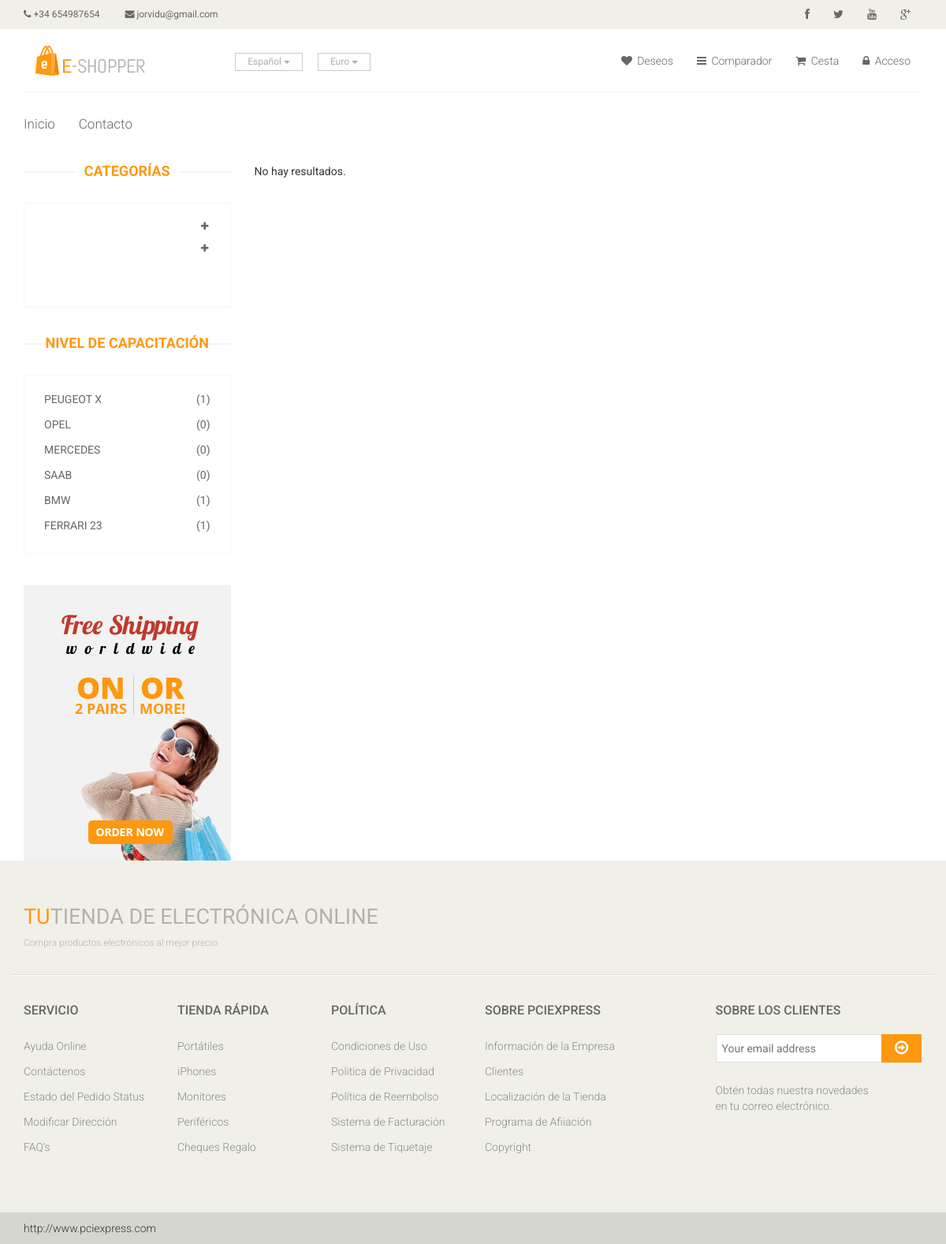
Screenshot of /categoria.php with the database file from the repository.
### tables this page shows
CREATE TABLE `tblidioma` (
  `idIdioma` int(11) NOT NULL AUTO_INCREMENT,
  `strIdioma` varchar(20) NOT NULL,
  PRIMARY KEY (`idIdioma`)
);

CREATE TABLE `tblmoneda` (
  `idMoneda` int(11) NOT NULL AUTO_INCREMENT,
  `strNombre` varchar(50) NOT NULL,
  `dblValor` double NOT NULL,
  `intPrincipal` int(11) NOT NULL,
  `strSimbolo` varchar(10) NOT NULL,
  `strCodificacion` varchar(10) NOT NULL,
  `strHTML` varchar(10) DEFAULT NULL,
  PRIMARY KEY (`idMoneda`)
);

CREATE TABLE IF NOT EXISTS `tblcategoria` (
  `idCategoria` int(11) NOT NULL AUTO_INCREMENT,
  `strNombre` varchar(50) NOT NULL,
  `intEstado` int(11) NOT NULL,
  `refPadre` int(11) NOT NULL,
  `intOrden` int(11) NOT NULL,
  PRIMARY KEY (`idCategoria`)
);

CREATE TABLE IF NOT EXISTS `tblmarca` (
  `idMarca` int(11) NOT NULL AUTO_INCREMENT,
  `strMarca` varchar(50) NOT NULL,
  `intOrden` int(11) NOT NULL,
  `intEstado` int(11) NOT NULL,
  PRIMARY KEY (`idMarca`)
);

### includes/pie.php (called while the page is built)
<?php include("includes/pie/"._idiomaactual.".php"); ?>

### includes/menuizquierda.php (the view, shortened to what this page needs)
<?php
$query_DatosConsultaCategorias = sprintf("SELECT * FROM tblcategoria WHERE refPadre=0 AND intEstado=1 ORDER BY intOrden ASC");
$DatosConsultaCategorias = mysqli_query($con,  $query_DatosConsultaCategorias) or die(mysqli_error($con));
$row_DatosConsultaCategorias = mysqli_fetch_assoc($DatosConsultaCategorias);
?>
<div class="left-sidebar">
	<h2><?php echo _T8;?></h2>
	<div class="panel-group category-products" id="accordian">
	<?php
		$solapa="apertura";
		$contador=1;
			do {
				$solapaapertura=$solapa.$contador;
		?>
		<div class="panel panel-default">
		<?php if (TieneSubcategorias($row_DatosConsultaCategorias["idCategoria"]))
		{?>
			<div class="panel-heading">
				<h4 class="panel-title">
					<a data-toggle="collapse" data-parent="#accordian" href="#<?php echo $solapaapertura;?>">
						<span class="badge pull-right"><i class="fa fa-plus"></i></span>
					</a>
				</h4>
			</div>
		<?php }
		else
		{?>
		<div class="panel-heading">
			</div>
		<?php }?></div>
<?php
			$contador=$contador+1;
			} while ($row_DatosConsultaCategorias = mysqli_fetch_assoc($DatosConsultaCategorias)); ?>
						</div>
						<?php
$query_DatosConsultaMarcas = sprintf("SELECT * FROM tblmarca WHERE intEstado=1 ORDER BY intOrden ASC");
$DatosConsultaMarcas = mysqli_query($con,  $query_DatosConsultaMarcas) or die(mysqli_error($con));
$row_DatosConsultaMarcas = mysqli_fetch_assoc($DatosConsultaMarcas);
?>
<?php if (_marcas==1){?>
						<div class="brands_products">
							<h2><?php echo _T9;?></h2>
							<div class="brands-name">
								<ul class="nav nav-pills nav-stacked">
								<?php
			do {
				?>
									<li><a href="categoria.php?marca=<?php echo $row_DatosConsultaMarcas["idMarca"];?>"> <span class="pull-right">(<?php echo CochesporMarca($row_DatosConsultaMarcas["idMarca"]);?>)</span><?php echo $row_DatosConsultaMarcas["strMarca"];?></a></li>
		<?php
			} while ($row_DatosConsultaMarcas = mysqli_fetch_assoc($DatosConsultaMarcas)); ?>
								</ul>
							</div>
						</div>
						<?php }?>
						<div class="shipping text-center">
							<img src="images/home/shipping.jpg" alt="" />
						</div>
					</div>

### categoria.php (shortened to what this page needs)
<?php require_once('Connections/conexion.php'); ?>
<?php
$resultadosporclick=6;
?>
<!DOCTYPE html>
<html lang="es">
<head>
    <?php include("includes/cabecera.php"); ?>
</head>
<body>
<?php include("includes/header.php"); ?>
<section>
  <div class="container">
    <div class="row">
      <div class="col-sm-3">
        <?php include("includes/menuizquierda.php"); ?>
      </div>
      <div class="col-sm-9 padding-right">
        <div class="features_items">
 <?php
		if ($totalRows_DatosConsulta > 0) {
			 do {
              		?>
              		<div class="col-sm-4">
							<?php
						MostrarProducto($row_DatosConsulta["idProducto"]);
						?>
						</div>
              		<?php
			  		 } while ($row_DatosConsulta = mysqli_fetch_assoc($DatosConsulta));
			$tutorial_id=1;
			if ($totalresultados>$resultadosporclick){
			?>
			<div style="text-align: center">
			<div class="btn btn-default add-to-cart" id="show_more_main<?php echo $tutorial_id; ?>">
        <span id="<?php echo $tutorial_id; ?>" class="show_more" title="Ver más productos"><?php echo _T17;?></span>
        <span class="loding" style="display: none;"><span class="loding_txt"><?php echo _T18;?></span></span>
    </div> </div>
    <?php
		}
		 }
		else
		 {  ?>
               <?php echo _T19;?>
                <?php } ?>
					</div>
      </div>
    </div>
  </div>
</section>
<?php include("includes/pie.php"); ?>
</body>
</html>

### includes/cabecera.php (shortened to what this page needs)
  <link href="css/bootstrap.min.css" rel="stylesheet">
   <link href="css/font-awesome.min.css" rel="stylesheet">
   <link href="css/prettyPhoto.css" rel="stylesheet">
   <link href="css/price-range.css" rel="stylesheet">
   <link href="css/animate.css" rel="stylesheet">
<link href="css/main.css" rel="stylesheet">
<link href="css/responsive.css" rel="stylesheet">
  <link href="css/extrafrontal.css" rel="stylesheet">

### includes/header.php (shortened to what this page needs)
<header id="header">
		<div class="header_top">
			<div class="container">
				<div class="row">
					<div class="col-sm-6">
						<div class="contactinfo">
							<ul class="nav nav-pills">
								<li><a href="#"><i class="fa fa-phone"></i> <?php echo _telefono;?></a></li>
								<li><a href="mailto:<?php echo _email;?>"><i class="fa fa-envelope"></i> <?php echo _email;?></a></li>
							</ul>
						</div>
					</div>
					<div class="col-sm-6">
						<div class="social-icons pull-right">
							<ul class="nav navbar-nav">
								<li><a href="" target="_blank"><i class="fa fa-facebook"></i></a></li>
								<li><a href="" target="_blank"><i class="fa fa-twitter"></i></a></li>
								<li><a href="" target="_blank"><i class="fa fa-youtube"></i></a></li>
								<li><a href="" target="_blank"><i class="fa fa-google-plus"></i></a></li>
							</ul>
						</div>
					</div>
				</div>
			</div>
		</div>
		<div class="header-middle">
			<div class="container">
				<div class="row">
					<div class="col-sm-5">
						<div class="logo pull-left">
							<a href="index.php"><img src="images/<?php echo _logo;?>" alt="" /></a>
						</div>
						<div class="btn-group pull-right">
							<?php BloqueIdiomas();?>
							<?php BloqueMonedas(); ?>
						</div>
					</div>
					<div class="col-sm-7">
						<div class="shop-menu pull-right">
							<ul class="nav navbar-nav">
								<li><a href="usuario-lista-deseos.php" class="destinodeseos"><i class="fa fa-heart"></i> <?php echo _T3;?></a></li>
								<li><a href="usuario-lista-comparar.php" class="destinocomparar"><i class="fa fa-bars "></i> <?php echo _T4;?></a></li>
								<li><a href="carrito.php"><i class="fa fa-shopping-cart"></i> <?php echo _T5;?> <?php
									if ((isset($_SESSION['tienda2017Front_UserId'])) || (isset($_SESSION['MM2_Temporal'])))
										MostrarCantidadCarrito();?></a></li>
								<?php if (!isset($_SESSION['tienda2017Front_UserId'])){?>
								<li><a href="login.php"><i class="fa fa-lock"></i> <?php echo _T6;?></a></li>
								<?php }
								else {
									echo '<li><a href="#"><i class="fa fa-user"></i> '. ObtenerNombreUsuario($_SESSION['tienda2017Front_UserId']).'</a></li>';
									echo '<li><a href="logout.php"><i class="fa fa-times-circle  "></i> '._T7.'</a></li>';
								}?>
							</ul>
						</div>
					</div>
				</div>
			</div>
		</div>
		<div class="header-bottom">
			<div class="container">
				<div class="row">
					<div class="col-sm-9">
						<div class="mainmenu pull-left">
							<ul class="nav navbar-nav collapse navbar-collapse">
								<li><a href="index.php" ><?php echo _T1;?></a></li>
								<li><a href="contacto.php"><?php echo _T2;?></a></li>
							</ul>
						</div>
					</div>
				</div>
			</div>
		</div>
	</header>

### includes/funciones.php (shortened to what this page needs)
<?php
switch (_idiomaactual) {
    case 1:
		if (is_file("includes/languages/1.php"))  include("includes/languages/1.php");
		break;
}
if (!function_exists("GetSQLValueString")) {
function GetSQLValueString($theValue, $theType, $theDefinedValue = "", $theNotDefinedValue = "")
{
  global $con;
  $theValue = function_exists("mysqli_real_escape_string") ? mysqli_real_escape_string($con, $theValue) : mysqli_escape_string($con,$theValue);
  switch ($theType) {
    case "text":
      $theValue = ($theValue != "") ? "'" . $theValue . "'" : "NULL";
      break;
    case "long":
    case "int":
      $theValue = ($theValue != "") ? intval($theValue) : "NULL";
      break;
  }
  return $theValue;
}
}
			?>
			<?php
function TieneSubcategorias($padre)
{
	global $con;
	$query_ConsultaFuncion = sprintf("SELECT * FROM tblcategoria WHERE refPadre = %s AND intEstado=1",
		 GetSQLValueString($padre, "text"));
	$ConsultaFuncion = mysqli_query($con,  $query_ConsultaFuncion) or die(mysqli_error($con));
	$totalRows_ConsultaFuncion = mysqli_num_rows($ConsultaFuncion);
	if ($totalRows_ConsultaFuncion>0)
		return true;
	else
		return false;
}
			?>
			<?php
function CochesporMarca($marca)
{
	global $con;
	$query_ConsultaFuncion = sprintf("SELECT COUNT(idProducto) AS Total FROM tblproducto WHERE refMarca = %s ",
	   GetSQLValueString($marca, "int"));
	$ConsultaFuncion = mysqli_query($con,  $query_ConsultaFuncion) or die(mysqli_error($con));
	$row_ConsultaFuncion = mysqli_fetch_assoc($ConsultaFuncion);
	return $row_ConsultaFuncion["Total"];
}
			?>
			<?php
function BloqueMonedas()
{
	global $con;
	$query_ConsultaFuncion = sprintf("SELECT * FROM tblmoneda WHERE idMoneda=%s ", $_SESSION["monedaactiva"]);
	$ConsultaFuncion = mysqli_query($con,  $query_ConsultaFuncion) or die(mysqli_error($con));
	$row_ConsultaFuncion = mysqli_fetch_assoc($ConsultaFuncion);
	?>
	<div class="btn-group">
	<button type="button" class="btn btn-default dropdown-toggle usa" data-toggle="dropdown">
	<?php echo $row_ConsultaFuncion["strNombre"];?>
	<span class="caret"></span>
</button>
	</div>
	<?php
}
		?>
					  <?php
function BloqueIdiomas()
{
	global $con;
		$query_ConsultaFuncion = sprintf("SELECT * FROM tblidioma WHERE idIdioma =  "._idiomaactual);
		$ConsultaFuncion = mysqli_query($con,  $query_ConsultaFuncion) or die(mysqli_error($con));
		$row_ConsultaFuncion = mysqli_fetch_assoc($ConsultaFuncion);
	?>
	<div class="btn-group">
	<button type="button" class="btn btn-default dropdown-toggle usa" data-toggle="dropdown">
	<?php echo $row_ConsultaFuncion["strIdioma"];?>
	<span class="caret"></span>
</button>
	</div>
	<?php
}
	?>

### includes/pie/1.php (shortened to what this page needs)
<footer id="footer">
		<div class="footer-top">
			<div class="container">
				<div class="row">
					<div class="col-sm-6">
						<div class="companyinfo">
							<h2><span>Tu</span>tienda de electrónica online</h2>
							<p>Compra productos electrónicos al mejor precio.</p>
						</div>
					</div>
				</div>
			</div>
		</div>
		<div class="footer-widget">
			<div class="container">
				<div class="row">
					<div class="col-sm-2">
						<div class="single-widget">
							<h2>Servicio</h2>
							<ul class="nav nav-pills nav-stacked">
								<li><a href="#">Ayuda Online</a></li>
								<li><a href="#">Contáctenos</a></li>
								<li><a href="#">Estado del Pedido Status</a></li>
								<li><a href="#">Modificar Dirección</a></li>
								<li><a href="#">FAQ’s</a></li>
							</ul>
						</div>
					</div>
					<div class="col-sm-2">
						<div class="single-widget">
							<h2>Tienda Rápida</h2>
							<ul class="nav nav-pills nav-stacked">
								<li><a href="ordenadores/portatiles/">Portátiles</a></li>
								<li><a href="smartphones-telefonia/mundo-iphone/">iPhones</a></li>
								<li><a href="perifericos/monitores/">Monitores</a></li>
								<li><a href="#">Periféricos</a></li>
								<li><a href="#">Cheques Regalo</a></li>
							</ul>
						</div>
					</div>
					<div class="col-sm-2">
						<div class="single-widget">
							<h2>Política</h2>
							<ul class="nav nav-pills nav-stacked">
								<li><a href="#">Condiciones de Uso</a></li>
								<li><a href="#">Politica de Privacidad</a></li>
								<li><a href="#">Política de Reembolso</a></li>
								<li><a href="#">Sistema de Facturación</a></li>
								<li><a href="#">Sistema de Tiquetaje</a></li>
							</ul>
						</div>
					</div>
					<div class="col-sm-2">
						<div class="single-widget">
							<h2>Sobre PCiExpress</h2>
							<ul class="nav nav-pills nav-stacked">
								<li><a href="#">Información de la Empresa</a></li>
								<li><a href="#">Clientes</a></li>
								<li><a href="#">Localización de la Tienda</a></li>
								<li><a href="#">Programa de Afiiación</a></li>
								<li><a href="#">Copyright</a></li>
							</ul>
						</div>
					</div>
					<div class="col-sm-3 col-sm-offset-1">
						<div class="single-widget">
							<h2>Sobre los Clientes</h2>
							<form action="#" class="searchform">
								<input type="text" placeholder="Your email address" />
								<button type="submit" class="btn btn-default"><i class="fa fa-arrow-circle-o-right"></i></button>
								<p>Obtén todas nuestra novedades <br />en tu correo electrónico.</p>
							</form>
						</div>
					</div>
				</div>
			</div>
		</div>
		<div class="footer-bottom">
			<div class="container">
				<div class="row">
					<p class="pull-left">http://www.pciexpress.com</p>
				</div>
			</div>
		</div>
	</footer>

### rows the page displays
tblidioma: strIdioma "Español"
tblmoneda: strNombre "Euro"
tblmarca: idMarca "1", strMarca "PEUGEOT X"
tblmarca: idMarca "0", strMarca "OPEL"
tblmarca: idMarca "0", strMarca "MERCEDES"
tblmarca: idMarca "0", strMarca "SAAB"
tblmarca: idMarca "1", strMarca "BMW"
tblmarca: idMarca "1", strMarca "FERRARI 23"

### other values shown
_telefono "+34 654987654"
_email "jorvidu@gmail.com"
_T3 "Deseos"
_T4 "Comparador"
_T5 "Cesta"
_T6 "Acceso"
_T1 "Inicio"
_T2 "Contacto"
_T8 "CATEGORÍAS"
_T9 "NIVEL DE CAPACITACIÓN"
_T19 "No hay resultados."
